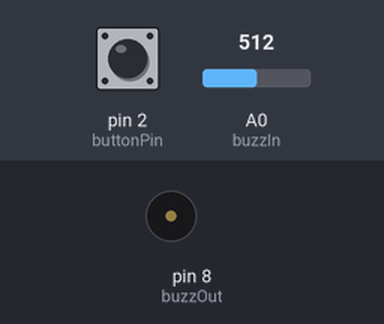
Simulated run of this sketch. Board: Arduino Uno, built with avr-gcc and run on an emulated ATmega328P. On the bench: buzzer (waves = sounding). The test bench sets the inputs (shaded band); at power-on: A0 (buzzIn) = 512, pin 2 (buttonPin) HIGH.

Above: at 1.2 s.
1.3 s: A0 (buzzIn) set to 290
4.3 s: pin 2 (buttonPin) pulled LOW for 0.15 s
At 4.51 s:
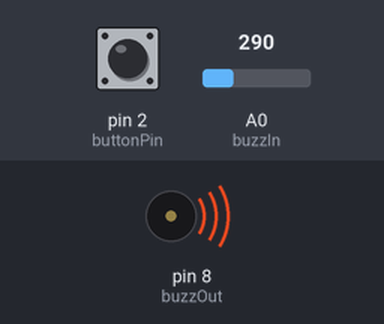
Timing chart, 0 to 10.0 s (numbered marks = the images above; inputs shaded):
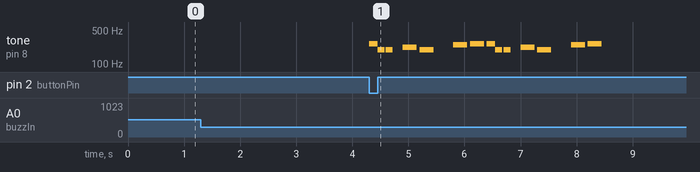

The sketch:

knok_detector.ino
```cpp
#include "pitches.h"

const int buzzIn = A0, //passive buzzer for knock detecting
          buzzOut = 8, //active buzzer for the melody
          buttonPin = 2;
const int THRESHOLD = 300, interval = 100,
                            waitInterval = 5000; //interval for the knock
bool wait = 0;
unsigned long long int prevTimeButton = 0,
                       prevTimeBuzz = 0,
                       prevNoteTime = 0; //to replace the delay() in play_song
int buttonState;
// notes in the melody:
int melody[] = {
  NOTE_C4, NOTE_G3, NOTE_G3, NOTE_A3, NOTE_G3, 0, NOTE_B3, NOTE_C4
};

// note durations: 4 = quarter note, 8 = eighth note, etc.:
int noteDurations[] = {
  4, 8, 8, 4, 4, 4, 4, 4
};

void setup() {
  // put your setup code here, to run once:
  pinMode(buzzIn,INPUT);
  pinMode(buzzOut,OUTPUT);
  pinMode(buttonPin,INPUT);
  Serial.begin(9600);
}

int thisNote = 8;
void play_song(){
  if(thisNote<8){
    // to calculate the note duration, take one second divided by the note type.
    //e.g. quarter note = 1000 / 4, eighth note = 1000/8, etc.
    int noteDuration = 1000 / noteDurations[thisNote];
    // to distinguish the notes, set a minimum time between them.
    // the note's duration + 30% seems to work well:
    int pauseBetweenNotes = noteDuration * 1.20;
    if(millis() - prevNoteTime < pauseBetweenNotes){
      //noTone(buzzOut);
      return;
    }
    noTone(buzzOut);
    tone(buzzOut, melody[thisNote], noteDuration);


    //delay(pauseBetweenNotes);

    thisNote++;   //go to neste Note
    prevNoteTime = millis();
  }
}

void loop() {
  // put your main code here, to run repeatedly:

  //check the knoks
  int knock = analogRead(buzzIn);
  if(knock > THRESHOLD){
   prevTimeBuzz = millis();
   wait = 1; //now waith some seconds
  }
  if(millis() - prevTimeBuzz > waitInterval){
    if(thisNote > 7 && wait)
      thisNote = 0; //start the melody;
      wait = 0;
  }

  //the button can start and stop the melody
  buttonState = digitalRead(buttonPin);
  if(buttonState == LOW){
    if(millis() - prevTimeButton > interval){
      if(thisNote < 8)  //melody is playing
        thisNote = 8; //stop the melody
      else
        thisNote = 0;  //start the melody
    }
    prevTimeButton = millis();
  }
  play_song();


}
```

pitches.h
```cpp
/*************************************************
 * Public Constants
 *************************************************/

#define NOTE_B0  31
#define NOTE_C1  33
#define NOTE_CS1 35
#define NOTE_D1  37
#define NOTE_DS1 39
#define NOTE_E1  41
#define NOTE_F1  44
#define NOTE_FS1 46
#define NOTE_G1  49
#define NOTE_GS1 52
#define NOTE_A1  55
#define NOTE_AS1 58
#define NOTE_B1  62
#define NOTE_C2  65
#define NOTE_CS2 69
#define NOTE_D2  73
#define NOTE_DS2 78
#define NOTE_E2  82
#define NOTE_F2  87
#define NOTE_FS2 93
#define NOTE_G2  98
#define NOTE_GS2 104
#define NOTE_A2  110
#define NOTE_AS2 117
#define NOTE_B2  123
#define NOTE_C3  131
#define NOTE_CS3 139
#define NOTE_D3  147
#define NOTE_DS3 156
#define NOTE_E3  165
#define NOTE_F3  175
#define NOTE_FS3 185
#define NOTE_G3  196
#define NOTE_GS3 208
#define NOTE_A3  220
#define NOTE_AS3 233
#define NOTE_B3  247
#define NOTE_C4  262
#define NOTE_CS4 277
#define NOTE_D4  294
#define NOTE_DS4 311
#define NOTE_E4  330
#define NOTE_F4  349
#define NOTE_FS4 370
#define NOTE_G4  392
#define NOTE_GS4 415
#define NOTE_A4  440
#define NOTE_AS4 466
#define NOTE_B4  494
#define NOTE_C5  523
#define NOTE_CS5 554
#define NOTE_D5  587
#define NOTE_DS5 622
#define NOTE_E5  659
#define NOTE_F5  698
#define NOTE_FS5 740
#define NOTE_G5  784
#define NOTE_GS5 831
#define NOTE_A5  880
#define NOTE_AS5 932
#define NOTE_B5  988
#define NOTE_C6  1047
#define NOTE_CS6 1109
#define NOTE_D6  1175
#define NOTE_DS6 1245
#define NOTE_E6  1319
#define NOTE_F6  1397
#define NOTE_FS6 1480
#define NOTE_G6  1568
#define NOTE_GS6 1661
#define NOTE_A6  1760
#define NOTE_AS6 1865
#define NOTE_B6  1976
#define NOTE_C7  2093
#define NOTE_CS7 2217
#define NOTE_D7  2349
#define NOTE_DS7 2489
#define NOTE_E7  2637
#define NOTE_F7  2794
#define NOTE_FS7 2960
#define NOTE_G7  3136
#define NOTE_GS7 3322
#define NOTE_A7  3520
#define NOTE_AS7 3729
#define NOTE_B7  3951
#define NOTE_C8  4186
#define NOTE_CS8 4435
#define NOTE_D8  4699
#define NOTE_DS8 4978
```

Measured:
- after the input at 1.3 s, every drawn part: stays the same
- by itself, tone on pin 8 (buzzOut): plays 262 Hz for 0.15 s, 196 Hz for 0.13 s, 196 Hz for 0.13 s, 220 Hz for 0.25 s, 196 Hz for 0.25 s, 247 Hz for 0.25 s … (14 notes in this stretch)
